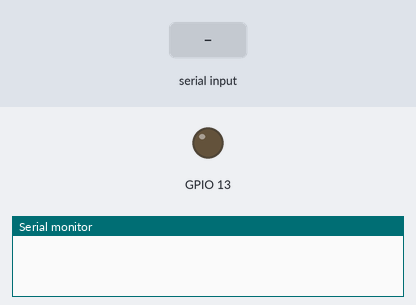
Recording of a sketch running on a simulated ESP32. Shown: output pins drawn as LEDs (lit = HIGH), the last lines printed to the serial monitor. The test bench sets the inputs (shaded band). Nothing arrives over Bluetooth unless stated.

Above: at 1.2 s.
1.3 s: "A" received over the second serial link
At 2.7 s:
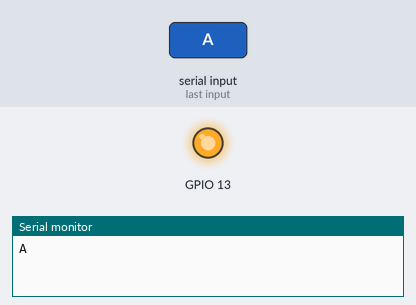
3.8 s: "B" received over the second serial link
At 5.8 s:
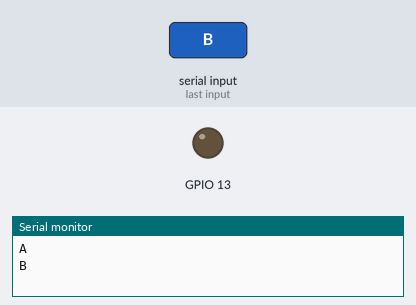
Timing chart, 0 to 7.3 s (numbered marks = the images above; inputs shaded):
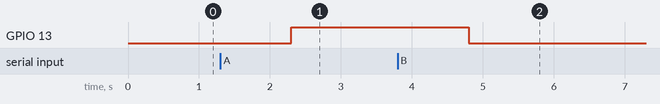

The sketch:

w11.ino
```cpp
#include <BluetoothSerial.h>
BluetoothSerial BT;
void setup() {
  // put your setup code here, to run once:
  Serial.begin(115200);
  BT.begin("candyTestEsp32");//請改名
  pinMode(13,OUTPUT);
}

void loop() {

  // put your main code here, to run repeatedly:
  while (BT.available())
  {
    //讀取藍芽資料
    String BTdata=BT.readString();
    //顯示在序列視窗
    Serial.println(BTdata);

    if (BTdata=="A")
      {
        digitalWrite(13,HIGH);
      }
      if (BTdata=="B")
      {
        digitalWrite(13,LOW);
      }
  }
  delay(1);
}
```

Measured:
- after the input at 1.3 s, GPIO 13: LOW → HIGH after 1.0 s
- after the input at 3.8 s, GPIO 13: HIGH → LOW after 1.0 s
